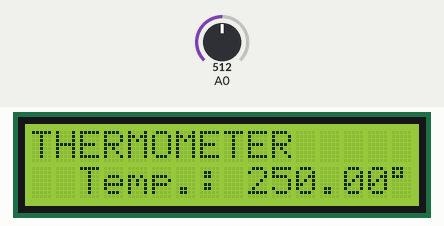
Recording of a sketch running on a simulated Arduino Uno, built with avr-gcc and run on an emulated ATmega328P. Parts: 16×2 character LCD. The test bench sets the inputs (shaded band); at power-on: A0 = 512. What the sketch prints to the serial monitor is not drawn.

Above: at 1.2 s.
1.3 s: A0 set to 218
At 2.0 s:
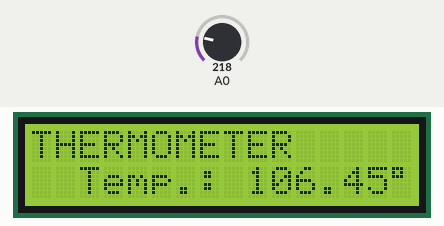
3.1 s: A0 set to 191
At 3.6 s:
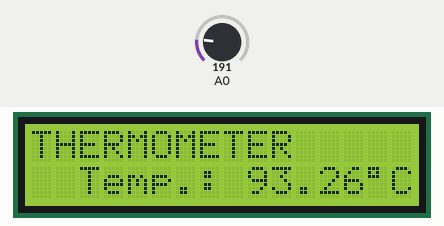
4.7 s: A0 set to 22
At 6.0 s:
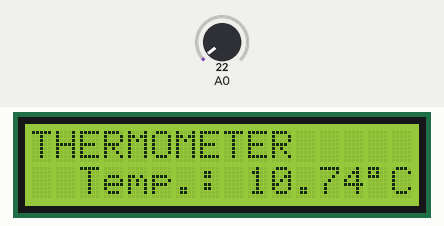
6.3 s: A0 set to 18
At 7.9 s:
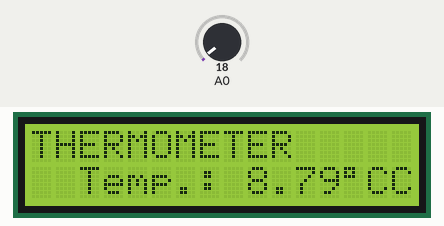
Timing chart, 0 to 9.0 s (numbered marks = the images above; inputs shaded):
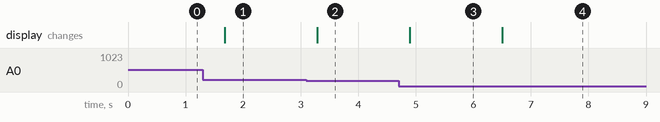

The sketch:

lcd_temp.ino
```cpp
#include <LiquidCrystal.h>

LiquidCrystal lcd(12, 11, 5, 4, 3, 2);

float temp;
const char cel = 223;

void printText();
void readTemp();
void printTemp();

void setup() {
  lcd.begin(16, 2);
  pinMode(A0, INPUT);
  Serial.begin(9600);
}

void loop() {
  printText();
  readTemp();
  printTemp();
  delay(800);
}

void printText(){
  lcd.setCursor(0, 0);
  lcd.print("THERMOMETER");
}

void readTemp(){
    temp = (5.0 * analogRead(A0) * 100.0) / 1024;
}

void printTemp(){
  Serial.println(temp);

  lcd.setCursor(2, 1);
  lcd.print("Temp.: ");
  lcd.setCursor(9, 1);
  lcd.print(temp);
  lcd.print(cel);
  lcd.print("C");
}
```

Measured:
- the behaviour switches between 205 and 204 on A0 (found by bisection; images 1 and 2)
- the behaviour switches between 21 and 20 on A0 (found by bisection; images 3 and 4)
- after the input at 1.3 s, the display: changes after 0.38 s (image 1)
- after the input at 3.1 s, the display: changes after 0.19 s (image 2)
- after the input at 4.7 s, the display: changes after 0.20 s (image 3)
- after the input at 6.3 s, the display: changes after 0.20 s (image 4)
